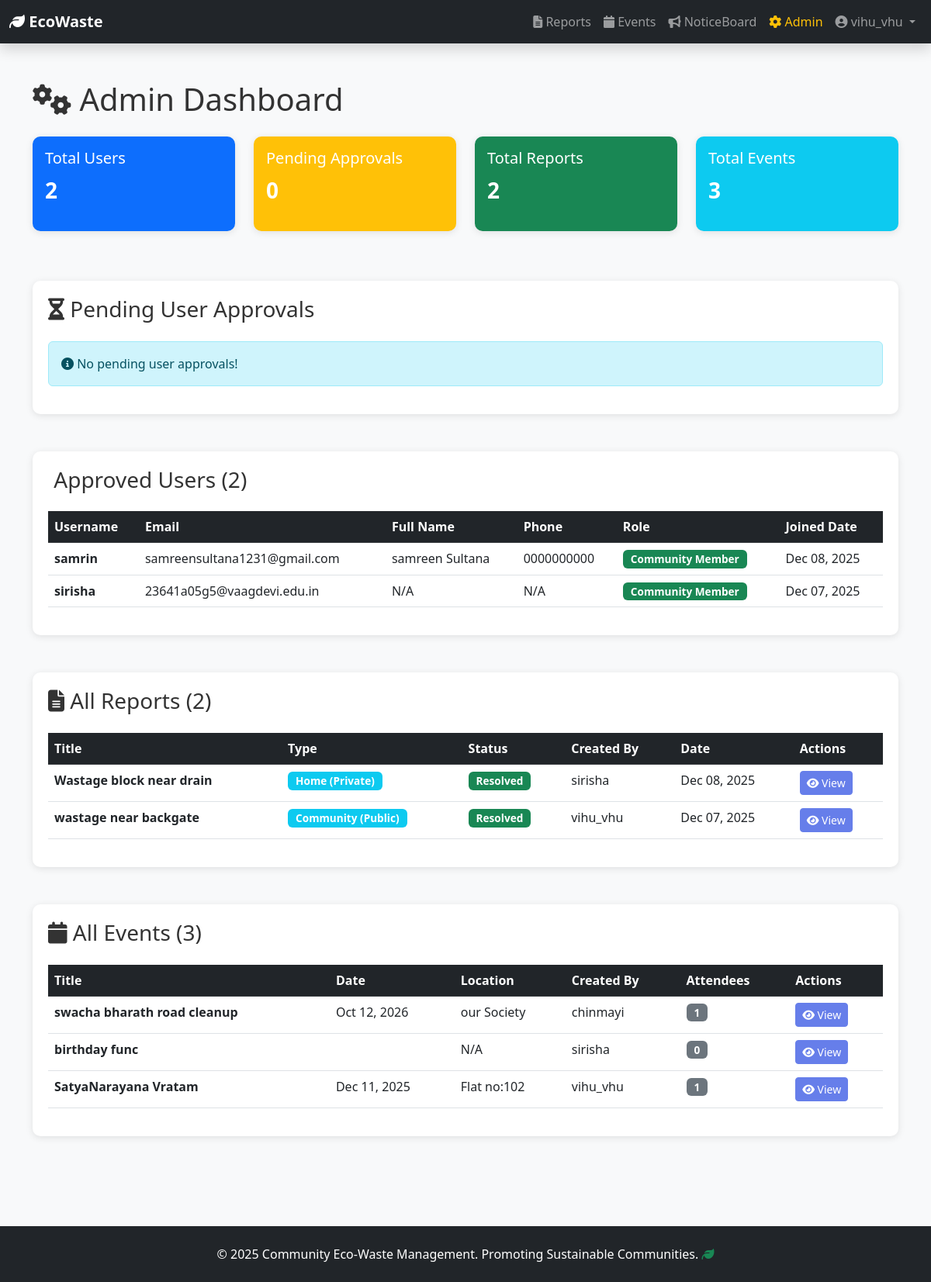
The app's page /admin-dashboard/ (signed in) with its own data.
### users/models.py (models this page shows, shortened)
class CustomUser(AbstractUser):
    ROLE_CHOICES = (
        ('user', 'Community Member'),
        ('admin', 'Community Head (Admin)'),
    )
    role = models.CharField(max_length=10, choices=ROLE_CHOICES, default='user')
    is_approved = models.BooleanField(default=False)
    phone = models.CharField(max_length=15, blank=True, null=True)
    address = models.TextField(blank=True, null=True)
    profile_picture = models.ImageField(upload_to='profile_pics/', blank=True, null=True)
    community_name = models.CharField(max_length=255, blank=True, null=True)
    joined_date = models.DateTimeField(auto_now_add=True)
    bio = models.TextField(blank=True, null=True)
    class Meta:
        ordering = ['-joined_date']
        verbose_name_plural = "Users"
    def is_community_admin(self):
        return self.role == 'admin' and self.is_approved

### reports/models.py (models this page shows, shortened)
class Report(models.Model):
    REPORT_TYPE_CHOICES = (
        ('home', 'Home (Private)'),
        ('community', 'Community (Public)'),
    )
    STATUS_CHOICES = (
        ('pending', 'Pending'),
        ('resolved', 'Resolved'),
        ('in_progress', 'In Progress'),
    )
    title = models.CharField(max_length=255)
    description = models.TextField()
    report_type = models.CharField(max_length=10, choices=REPORT_TYPE_CHOICES, default='community')
    status = models.CharField(max_length=20, choices=STATUS_CHOICES, default='pending')
    location = models.CharField(max_length=255, blank=True, null=True)
    photo = models.ImageField(upload_to='reports/photos/', blank=True, null=True)
    video = models.FileField(upload_to='reports/videos/', blank=True, null=True)
    created_by = models.ForeignKey(User, on_delete=models.CASCADE, related_name='reports')
    created_at = models.DateTimeField(auto_now_add=True)
    updated_at = models.DateTimeField(auto_now=True)
    resolved_by = models.ForeignKey(User, on_delete=models.SET_NULL, null=True, blank=True, related_name='resolved_reports')
    resolved_at = models.DateTimeField(null=True, blank=True)
    class Meta:
        ordering = ['-created_at']

### events/models.py (models this page shows, shortened)
class Event(models.Model):
    title = models.CharField(max_length=255)
    description = models.TextField()
    location = models.CharField(max_length=255, blank=True, null=True)
    event_date = models.DateField(blank=True, null=True)
    event_time = models.TimeField(blank=True, null=True)
    duration = models.CharField(max_length=100, blank=True, null=True)
    photo = models.ImageField(upload_to='events/photos/', blank=True, null=True)
    created_by = models.ForeignKey(User, on_delete=models.CASCADE, related_name='events')
    created_at = models.DateTimeField(auto_now_add=True)
    updated_at = models.DateTimeField(auto_now=True)
    is_active = models.BooleanField(default=True)
    class Meta:
        ordering = ['-created_at']

### users/views.py (the view, shortened to what this page needs)
# urls.py: path('admin-dashboard/', views.admin_dashboard, name='admin_dashboard'),
@login_required(login_url='users:login')
@require_http_methods(["GET", "POST"])
def admin_dashboard(request):
    if not request.user.is_community_admin():
        messages.error(request, 'Access Denied! Admin only.')
        return redirect('users:dashboard')
    pending_users = CustomUser.objects.filter(is_approved=False).order_by('-joined_date')
    approved_users = CustomUser.objects.filter(is_approved=True, role='user').order_by('-joined_date')
    all_reports = Report.objects.all().order_by('-created_at')
    all_events = Event.objects.all().order_by('-created_at')
    context = {
        'pending_users': pending_users,
        'approved_users': approved_users,
        'all_reports': all_reports,
        'all_events': all_events,
        'total_users': approved_users.count(),
        'total_pending': pending_users.count(),
    }
    return render(request, 'users/admin_dashboard.html', context)

### templates/users/admin_dashboard.html (shortened to what this page needs)
{% extends 'base/base.html' %}
{% load static %}
{% block content %}
<div class="container py-5">
    <h1 class="mb-4">
        <i class="fas fa-cogs"></i> Admin Dashboard
    </h1>
    <div class="row mb-5">
        <div class="col-md-3 mb-3">
            <div class="card bg-primary text-white">
                <div class="card-body">
                    <h5 class="card-title">Total Users</h5>
                    <p class="fs-3 fw-bold">{{ total_users }}</p>
                </div>
            </div>
        </div>
        <div class="col-md-3 mb-3">
            <div class="card bg-warning text-white">
                <div class="card-body">
                    <h5 class="card-title">Pending Approvals</h5>
                    <p class="fs-3 fw-bold">{{ total_pending }}</p>
                </div>
            </div>
        </div>
        <div class="col-md-3 mb-3">
            <div class="card bg-success text-white">
                <div class="card-body">
                    <h5 class="card-title">Total Reports</h5>
                    <p class="fs-3 fw-bold">{{ all_reports.count }}</p>
                </div>
            </div>
        </div>
        <div class="col-md-3 mb-3">
            <div class="card bg-info text-white">
                <div class="card-body">
                    <h5 class="card-title">Total Events</h5>
                    <p class="fs-3 fw-bold">{{ all_events.count }}</p>
                </div>
            </div>
        </div>
    </div>
    <div class="admin-section mb-5">
        <h3 class="mb-4">
            <i class="fas fa-hourglass-half"></i> Pending User Approvals
        </h3>
        {% if pending_users %}
            <div class="table-responsive">
                <table class="table table-hover">
                    <thead class="table-dark">
                        <tr>
                            <th>Username</th>
                            <th>Email</th>
                            <th>Role</th>
                            <th>Joined Date</th>
                            <th>Actions</th>
                        </tr>
                    </thead>
                    <tbody>
                        {% for user in pending_users %}
                            <tr>
                                <td>
                                    <strong>{{ user.username }}</strong>
                                </td>
                                <td>{{ user.email }}</td>
                                <td>
                                    <span class="badge bg-secondary">{{ user.get_role_display }}</span>
                                </td>
                                <td>{{ user.joined_date|date:"M d, Y" }}</td>
                                <td>
                                    <form method="post" style="display: inline;">
                                        {% csrf_token %}
                                        <input type="hidden" name="action" value="approve">
                                        <input type="hidden" name="user_id" value="{{ user.id }}">
                                        <button type="submit" class="btn btn-sm btn-success" title="Approve">
                                            <i class="fas fa-check"></i> Approve
                                        </button>
                                    </form>
                                    <form method="post" style="display: inline;">
                                        {% csrf_token %}
                                        <input type="hidden" name="action" value="reject">
                                        <input type="hidden" name="user_id" value="{{ user.id }}">
                                        <button type="submit" class="btn btn-sm btn-danger" title="Reject">
                                            <i class="fas fa-times"></i> Reject
                                        </button>
                                    </form>
                                </td>
                            </tr>
                        {% endfor %}
                    </tbody>
                </table>
            </div>
        {% else %}
            <div class="alert alert-info">
                <i class="fas fa-info-circle"></i> No pending user approvals!
            </div>
        {% endif %}
    </div>
    <div class="admin-section mb-5">
        <h3 class="mb-4">
             Approved Users ({{ approved_users.count }})
        </h3>
        {% if approved_users %}
            <div class="table-responsive">
                <table class="table table-hover">
                    <thead class="table-dark">
                        <tr>
                            <th>Username</th>
                            <th>Email</th>
                            <th>Full Name</th>
                            <th>Phone</th>
                            <th>Role</th>
                            <th>Joined Date</th>
                        </tr>
                    </thead>
                    <tbody>
                        {% for user in approved_users %}
                            <tr>
                                <td><strong>{{ user.username }}</strong></td>
                                <td>{{ user.email }}</td>
                                <td>{{ user.get_full_name|default:"N/A" }}</td>
                                <td>{{ user.phone|default:"N/A" }}</td>
                                <td>
                                    <span class="badge bg-success">{{ user.get_role_display }}</span>
                                </td>
                                <td>{{ user.joined_date|date:"M d, Y" }}</td>
                            </tr>
                        {% endfor %}
                    </tbody>
                </table>
            </div>
        {% else %}
            <div class="alert alert-info">
                <i class="fas fa-info-circle"></i> No approved users yet.
            </div>
        {% endif %}
    </div>
    <div class="admin-section mb-5">
        <h3 class="mb-4">
            <i class="fas fa-file-alt"></i> All Reports ({{ all_reports.count }})
        </h3>
        {% if all_reports %}
            <div class="table-responsive">
                <table class="table table-hover">
                    <thead class="table-dark">
                        <tr>
                            <th>Title</th>
                            <th>Type</th>
                            <th>Status</th>
                            <th>Created By</th>
                            <th>Date</th>
                            <th>Actions</th>
                        </tr>
                    </thead>
                    <tbody>
                        {% for report in all_reports %}
                            <tr>
                                <td><strong>{{ report.title }}</strong></td>
                                <td>
                                    <span class="badge bg-info">{{ report.get_report_type_display }}</span>
                                </td>
                                <td>
                                    {% if report.status == 'resolved' %}
                                        <span class="badge bg-success">{{ report.get_status_display }}</span>
                                    {% elif report.status == 'in_progress' %}
                                        <span class="badge bg-warning">{{ report.get_status_display }}</span>
                                    {% else %}
                                        <span class="badge bg-danger">{{ report.get_status_display }}</span>
                                    {% endif %}
                                </td>
                                <td>{{ report.created_by.username }}</td>
                                <td>{{ report.created_at|date:"M d, Y" }}</td>
                                <td>
                                    <a href="{% url 'reports:report_detail' report.id %}" class="btn btn-sm btn-primary">
                                        <i class="fas fa-eye"></i> View
                                    </a>
                                </td>
                            </tr>
                        {% endfor %}
                    </tbody>
                </table>
            </div>
        {% else %}
            <div class="alert alert-info">
                <i class="fas fa-info-circle"></i> No reports yet.
            </div>
        {% endif %}
    </div>
    <div class="admin-section">
        <h3 class="mb-4">
            <i class="fas fa-calendar"></i> All Events ({{ all_events.count }})
        </h3>
        {% if all_events %}
            <div class="table-responsive">
                <table class="table table-hover">
                    <thead class="table-dark">
                        <tr>
                            <th>Title</th>
                            <th>Date</th>
                            <th>Location</th>
                            <th>Created By</th>
                            <th>Attendees</th>
                            <th>Actions</th>
                        </tr>
                    </thead>
                    <tbody>
                        {% for event in all_events %}
                            <tr>
                                <td><strong>{{ event.title }}</strong></td>
                                <td>{{ event.event_date|date:"M d, Y" }}</td>
                                <td>{{ event.location|default:"N/A" }}</td>
                                <td>{{ event.created_by.username }}</td>
                                <td><span class="badge bg-secondary">{{ event.attendees.count }}</span></td>
                                <td>
                                    <a href="{% url 'events:event_detail' event.id %}" class="btn btn-sm btn-primary">
                                        <i class="fas fa-eye"></i> View
                                    </a>
                                </td>
                            </tr>
                        {% endfor %}
                    </tbody>
                </table>
            </div>
        {% else %}
            <div class="alert alert-info">
                <i class="fas fa-info-circle"></i> No events yet.
            </div>
        {% endif %}
    </div>
</div>
{% endblock %}

### templates/components/navbar.html (shortened to what this page needs)
<nav class="navbar navbar-expand-lg navbar-dark bg-dark shadow">
    <div class="container-fluid">
        <a class="navbar-brand fw-bold" href="{% url 'users:dashboard' %}">
            <i class="fas fa-leaf"></i> EcoWaste
        </a>
        <div class="collapse navbar-collapse" id="navbarNav">
            <ul class="navbar-nav ms-auto">
                <li class="nav-item">
                    <a class="nav-link" href="{% url 'reports:report_list' %}"><i class="fas fa-file-alt"></i> Reports</a>
                </li>
                <li class="nav-item">
                    <a class="nav-link" href="{% url 'events:event_list' %}"><i class="fas fa-calendar"></i> Events</a>
                </li>
                <li class="nav-item">
                    <a class="nav-link" href="{% url 'users:noticeboard' %}"><i class="fas fa-bullhorn"></i> NoticeBoard</a>
                </li>
                {% if user.is_community_admin %}
                    <li class="nav-item">
                        <a class="nav-link text-warning" href="{% url 'users:admin_dashboard' %}"><i class="fas fa-cog"></i> Admin</a>
                    </li>
                {% endif %}
                <li class="nav-item dropdown">
                    <a class="nav-link dropdown-toggle" href="#" id="userDropdown" role="button" data-bs-toggle="dropdown">
                        <i class="fas fa-user-circle"></i> {{ user.username }}
                    </a>
                </li>
            </ul>
        </div>
    </div>
</nav>

### static/css/style.css (style rules this page uses)
:root { --primary-color: #667eea; --secondary-color: #764ba2; --success-color: #10b981; --danger-color: #ef4444; --warning-color: #f59e0b; --info-color: #3b82f6; }
* { margin: 0; padding: 0; box-sizing: border-box; }
html, body { height: 100%; }
body { font-family: 'Segoe UI', Tahoma, Geneva, Verdana, sans-serif; background-color: #f8f9fa; color: #333; display: flex; flex-direction: column; }
.card { border: none; border-radius: 10px; box-shadow: 0 2px 10px rgba(0,0,0,0.1); transition: transform 0.3s, box-shadow 0.3s; }
.btn-primary { background-color: var(--primary-color); border-color: var(--primary-color); }
.badge { padding: 5px 10px; font-size: 0.85rem; }
.navbar { box-shadow: 0 2px 10px rgba(0,0,0,0.1); }
.admin-section { background: white; border-radius: 10px; padding: 20px; margin-bottom: 20px; box-shadow: 0 2px 10px rgba(0,0,0,0.1); }

### records on screen
CustomUser: username "vihu_vhu"
CustomUser: username "samrin", email "samreensultana1231@gmail.com", get_full_name "samreen Sultana", phone "0000000000", role "Community Member", joined_date "Dec 08, 2025"
CustomUser: username "sirisha", email "23641a05g5@vaagdevi.edu.in", get_full_name "N/A", phone "N/A", role "Community Member", joined_date "Dec 07, 2025"
Report: title "Wastage block near drain", report_type "Home (Private)", status "Resolved", created_by.username "sirisha", created_at "Dec 08, 2025"
Report: title "wastage near backgate", report_type "Community (Public)", status "Resolved", created_by.username "vihu_vhu", created_at "Dec 07, 2025"
Event: title "swacha bharath road cleanup", event_date "Oct 12, 2026", location "our Society", created_by.username "chinmayi", attendees.count "1"
Event: title "birthday func", location "N/A", created_by.username "sirisha", attendees.count "0"
Event: title "SatyaNarayana Vratam", event_date "Dec 11, 2025", location "Flat no:102", created_by.username "vihu_vhu", attendees.count "1"

### other values on screen
{{ total_users }} "2"
{{ total_pending }} "0"
{{ all_reports.count }} "2"
{{ all_events.count }} "3"
{{ approved_users.count }} "2"
